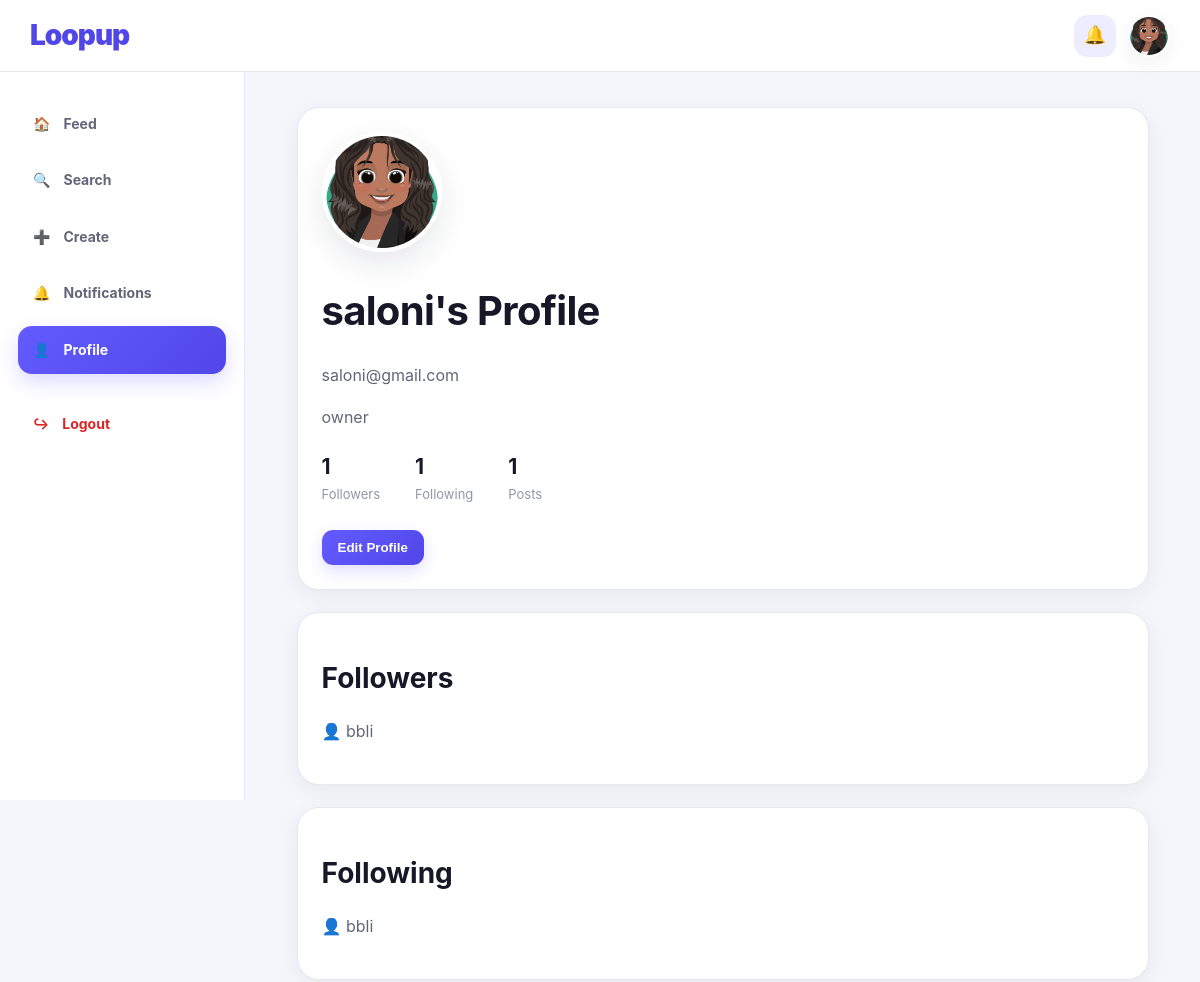
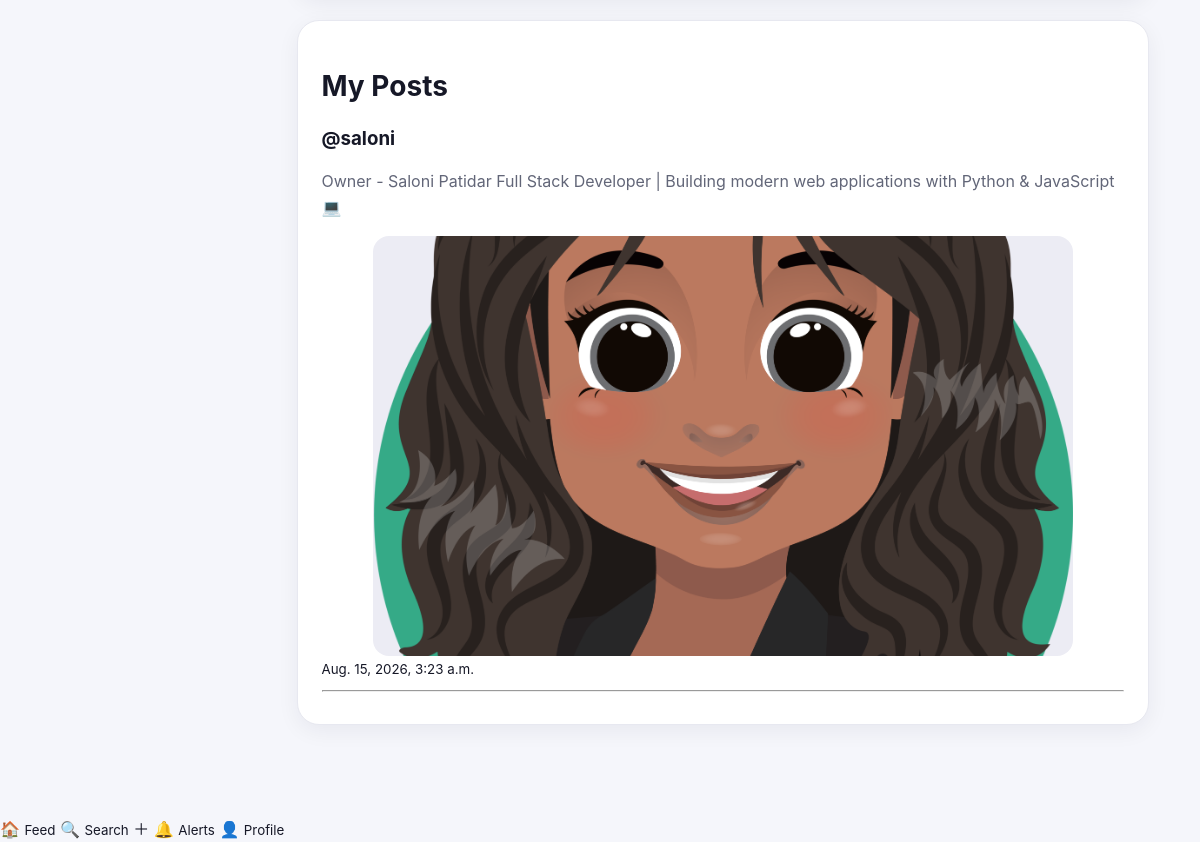
Page /accounts/profile/ (signed in) on the committed database (2 pictures, top to bottom).
### accounts/models.py (models this page shows, shortened)
class Profile(models.Model):
    user = models.OneToOneField(User, on_delete=models.CASCADE)
    bio = models.TextField(blank=True)
    profile_image = models.ImageField(
        upload_to='profile_images/',
        blank=True,
        null=True
    )

class Follow(models.Model):
    follower = models.ForeignKey(
        User,
        on_delete=models.CASCADE,
        related_name='following'
    )
    following = models.ForeignKey(
        User,
        on_delete=models.CASCADE,
        related_name='followers'
    )
    created_at = models.DateTimeField(auto_now_add=True)
    class Meta:
        constraints = [
            models.UniqueConstraint(
                fields=['follower', 'following'],
                name='unique_follow'
            )
        ]

### posts/models.py (models this page shows, shortened)
class Post(models.Model):
    author = models.ForeignKey(
        User,
        on_delete=models.CASCADE,
        related_name='posts'
    )
    content = models.TextField(blank=True)
    image = models.ImageField(
        upload_to='posts/images/',
        blank=True,
        null=True
    )
    video = models.FileField(
        upload_to='posts/videos/',
        blank=True,
        null=True
    )
    created_at = models.DateTimeField(auto_now_add=True)

### accounts/views.py (the view)
# urls.py: path('profile/', views.profile, name='profile'),
@login_required
def profile(request):
    profile = request.user.profile
    followers = request.user.followers.all()
    following = request.user.following.all()
    post_count = Post.objects.filter(
        author=request.user
    ).count()
    user_posts = Post.objects.filter(
        author=request.user
    ).order_by('-created_at')
    return render(request, 'accounts/profile.html', {
        'profile': profile,
        'post_count': post_count,
        'user_posts': user_posts,
        'followers': followers,
        'following': following,
    })

### templates/accounts/profile.html (shortened to what this page needs)
{% extends "base.html" %}
{% block content %}
<div class="card profile-card">
    {% if profile.profile_image %}
        <img
            src="{{ profile.profile_image.url }}"
            alt="Profile Picture"
            class="profile-image"
        >
    {% else %}
        <div class="profile-placeholder">
            👤
        </div>
    {% endif %}
    <h1>{{ profile.user.username }}'s Profile</h1>
    <p>{{ profile.user.email }}</p>
    {% if profile.bio %}
        <p>{{ profile.bio }}</p>
    {% else %}
        <p>No bio yet.</p>
    {% endif %}
    <div class="profile-stats">
        <div>
            <strong>{{ followers.count }}</strong>
            <span>Followers</span>
        </div>
        <div>
            <strong>{{ following.count }}</strong>
            <span>Following</span>
        </div>
        <div>
            <strong>{{ post_count }}</strong>
            <span>Posts</span>
        </div>
    </div>
    <br>
    <a href="{% url 'edit_profile' %}">
        <button>Edit Profile</button>
    </a>
</div>
<div class="card">
    <h2>Followers</h2>
    {% for follow in followers %}
        <p>
            👤
            <a href="{% url 'user_profile' follow.follower.username %}">
                {{ follow.follower.username }}
            </a>
        </p>
    {% empty %}
        <p>No followers yet.</p>
    {% endfor %}
</div>
<div class="card">
    <h2>Following</h2>
    {% for follow in following %}
        <p>
            👤
            <a href="{% url 'user_profile' follow.following.username %}">
                {{ follow.following.username }}
            </a>
        </p>
    {% empty %}
        <p>Not following anyone yet.</p>
    {% endfor %}
</div>
<div class="card">
    <h2>My Posts</h2>
    {% for post in user_posts %}
        <article>
            <h3>
                <a href="{% url 'user_profile' post.author.username %}">
                    @{{ post.author.username }}
                </a>
            </h3>
            {% if post.content %}
                <p>{{ post.content }}</p>
            {% endif %}
            {% if post.image %}
                <img
                    src="{{ post.image.url }}"
                    class="post-image"
                    alt="Post image"
                >
            {% endif %}
            <small>{{ post.created_at }}</small>
        </article>
        <hr>
    {% empty %}
        <p>You haven't posted anything yet.</p>
    {% endfor %}
</div>
{% endblock %}

### templates/base.html (shortened to what this page needs)
{% load static %}
<!DOCTYPE html>
<html lang="en">
<head>
    <link rel="stylesheet" href="{% static 'css/style.css' %}">
</head>
<body>
{% if user.is_authenticated %}
    <header class="topbar">
        <a href="{% url 'feed' %}" class="brand">
            Loopup
        </a>
        <div class="topbar-actions">
            <a href="{% url 'notifications' %}" class="icon-link">
                🔔
            </a>
            <a href="{% url 'profile' %}" class="mini-profile">
                {% if user.profile.profile_image %}
                    <img
                        src="{{ user.profile.profile_image.url }}"
                        alt="Profile"
                    >
                {% else %}
                    <span>👤</span>
                {% endif %}
            </a>
        </div>
    </header>
    <div class="app-layout">
        <aside class="sidebar">
            <nav class="sidebar-nav">
                <a
                    href="{% url 'feed' %}"
                    class="nav-item {% if request.resolver_match.url_name == 'feed' %}active{% endif %}"
                >
                    <span>🏠</span>
                    <span>Feed</span>
                </a>
                <a
                    href="{% url 'search_users' %}"
                    class="nav-item {% if request.resolver_match.url_name == 'search_users' %}active{% endif %}"
                >
                    <span>🔍</span>
                    <span>Search</span>
                </a>
                <a
                    href="{% url 'create_post' %}"
                    class="nav-item {% if request.resolver_match.url_name == 'create_post' %}active{% endif %}"
                >
                    <span>➕</span>
                    <span>Create</span>
                </a>
                <a
                    href="{% url 'notifications' %}"
                    class="nav-item {% if request.resolver_match.url_name == 'notifications' %}active{% endif %}"
                >
                    <span>🔔</span>
                    <span>Notifications</span>
                </a>
                <a
                    href="{% url 'profile' %}"
                    class="nav-item {% if request.resolver_match.url_name == 'profile' %}active{% endif %}"
                >
                    <span>👤</span>
                    <span>Profile</span>
                </a>
                <a
                    href="{% url 'logout' %}"
                    class="nav-item logout-nav"
                >
                    <span>↪</span>
                    <span>Logout</span>
                </a>
            </nav>
        </aside>
        <main class="main-content">
{% endif %}
    {% block content %}
    {% endblock %}
{% if user.is_authenticated %}
        </main>
    </div>
    <nav class="mobile-nav">
        <a
            href="{% url 'feed' %}"
            class="{% if request.resolver_match.url_name == 'feed' %}active{% endif %}"
        >
            <span>🏠</span>
            <small>Feed</small>
        </a>
        <a
            href="{% url 'search_users' %}"
            class="{% if request.resolver_match.url_name == 'search_users' %}active{% endif %}"
        >
            <span>🔍</span>
            <small>Search</small>
        </a>
        <a
            href="{% url 'create_post' %}"
            class="mobile-create {% if request.resolver_match.url_name == 'create_post' %}active{% endif %}"
        >
            <span>＋</span>
        </a>
        <a
            href="{% url 'notifications' %}"
            class="{% if request.resolver_match.url_name == 'notifications' %}active{% endif %}"
        >
            <span>🔔</span>
            <small>Alerts</small>
        </a>
        <a
            href="{% url 'profile' %}"
            class="{% if request.resolver_match.url_name == 'profile' %}active{% endif %}"
        >
            <span>👤</span>
            <small>Profile</small>
        </a>
    </nav>
{% else %}
        </main>
{% endif %}
</body>
</html>

### static/css/style.css (style rules this page uses)
:root { --primary: #635bff; --primary-dark: #5147e8; --primary-light: #eeedff; --background: #f5f6fb; --surface: #ffffff; --surface-soft: #fafaff; --text: #161827; --text-soft: #626678; --muted: #9296a7; --border: #e7e8f0; --danger: #dc2626; --shadow-sm: 0 6px 22px rgba(24, 25, 45, 0.06); --shadow-md: 0 12px 32px rgba(24, 25, 45, 0.10); --radius-md: 16px; --radius-lg: 22px; }
* { box-sizing: border-box; }
html { scroll-behavior: smooth; }
body { margin: 0; min-height: 100vh; font-family: Inter, -apple-system, BlinkMacSystemFont, "Segoe UI", Arial, sans-serif; background: var(--background); color: var(--text); line-height: 1.6; }
a { color: inherit; text-decoration: none; }
img { max-width: 100%; }
.topbar, .guest-topbar { width: 100%; height: 72px; display: flex; align-items: center; justify-content: space-between; padding: 0 30px; background: rgba(255, 255, 255, 0.96); border-bottom: 1px solid var(--border); position: sticky; top: 0; z-index: 1000; }
.brand { font-size: 28px; font-weight: 900; letter-spacing: -1px; color: var(--primary-dark); }
.topbar-actions { display: flex; align-items: center; gap: 12px; }
.icon-link { width: 42px; height: 42px; display: flex; align-items: center; justify-content: center; border-radius: 13px; background: var(--primary-light); font-size: 18px; transition: 0.2s ease; }
.mini-profile { width: 42px; height: 42px; display: flex; align-items: center; justify-content: center; border-radius: 50%; overflow: hidden; background: #ececf4; border: 2px solid white; box-shadow: var(--shadow-sm); }
.mini-profile img { width: 100%; height: 100%; max-width: none; object-fit: cover; }
.app-layout { display: flex; min-height: calc(100vh - 72px); }
.sidebar { width: 245px; flex-shrink: 0; background: rgba(255, 255, 255, 0.96); border-right: 1px solid var(--border); padding: 28px 18px; position: sticky; top: 72px; height: calc(100vh - 72px); }
.sidebar-nav { display: flex; flex-direction: column; gap: 8px; }
.nav-item { display: flex; align-items: center; gap: 13px; padding: 13px 15px; border-radius: 14px; color: var(--text-soft); font-size: 14px; font-weight: 700; transition: background 0.2s ease, color 0.2s ease, transform 0.2s ease; }
.nav-item.active { background: linear-gradient( 135deg, var(--primary), var(--primary-dark) ); color: white; box-shadow: 0 8px 20px rgba(99, 91, 255, 0.22); }
.logout-nav { margin-top: 18px; color: var(--danger); }
.main-content { flex: 1; width: 100%; max-width: 920px; margin: 0 auto; padding: 35px 34px 70px; }
h1, h2, h3 { color: var(--text); line-height: 1.25; }
h1 { font-size: clamp(28px, 4vw, 40px); letter-spacing: -0.7px; }
h2 { font-size: 28px; }
p { color: var(--text-soft); }
.card { background: var(--surface); border: 1px solid var(--border); border-radius: var(--radius-lg); padding: 24px; margin-bottom: 22px; box-shadow: var(--shadow-sm); }
button { border: 0; border-radius: 11px; padding: 10px 16px; background: linear-gradient( 135deg, var(--primary), var(--primary-dark) ); color: white; font-weight: 700; cursor: pointer; box-shadow: 0 6px 16px rgba(99, 91, 255, 0.20); transition: 0.2s ease; }
.profile-image { width: 120px !important; height: 120px !important; max-width: 120px !important; border-radius: 50%; object-fit: cover; border: 4px solid white; box-shadow: var(--shadow-md); }
.profile-stats { display: flex; gap: 35px; margin-top: 20px; }
.profile-stats div { display: flex; flex-direction: column; }
.profile-stats strong { font-size: 21px; }
.profile-stats span { color: var(--muted); font-size: 13px; }
.post-media, .post-image { display: block; width: 100%; max-width: 700px; height: 420px; margin: 15px auto 0; object-fit: cover; object-position: center; border-radius: 16px; background: #ececf4; }

### rows in the picture
Profile: profile_image (picture), user.username "saloni", user.email "saloni@gmail.com", bio "owner"
Follow: follower.username "bbli"
Follow: following.username "bbli"
Post: author.username "saloni", content "Owner - Saloni Patidar Full Stack Developer | Building modern web applications with Python & JavaScript 💻", image (picture), created_at "Aug. 15, 2026, 3:23 a.m."

### other values in the picture
{{ followers.count }} "1"
{{ following.count }} "1"
{{ post_count }} "1"
